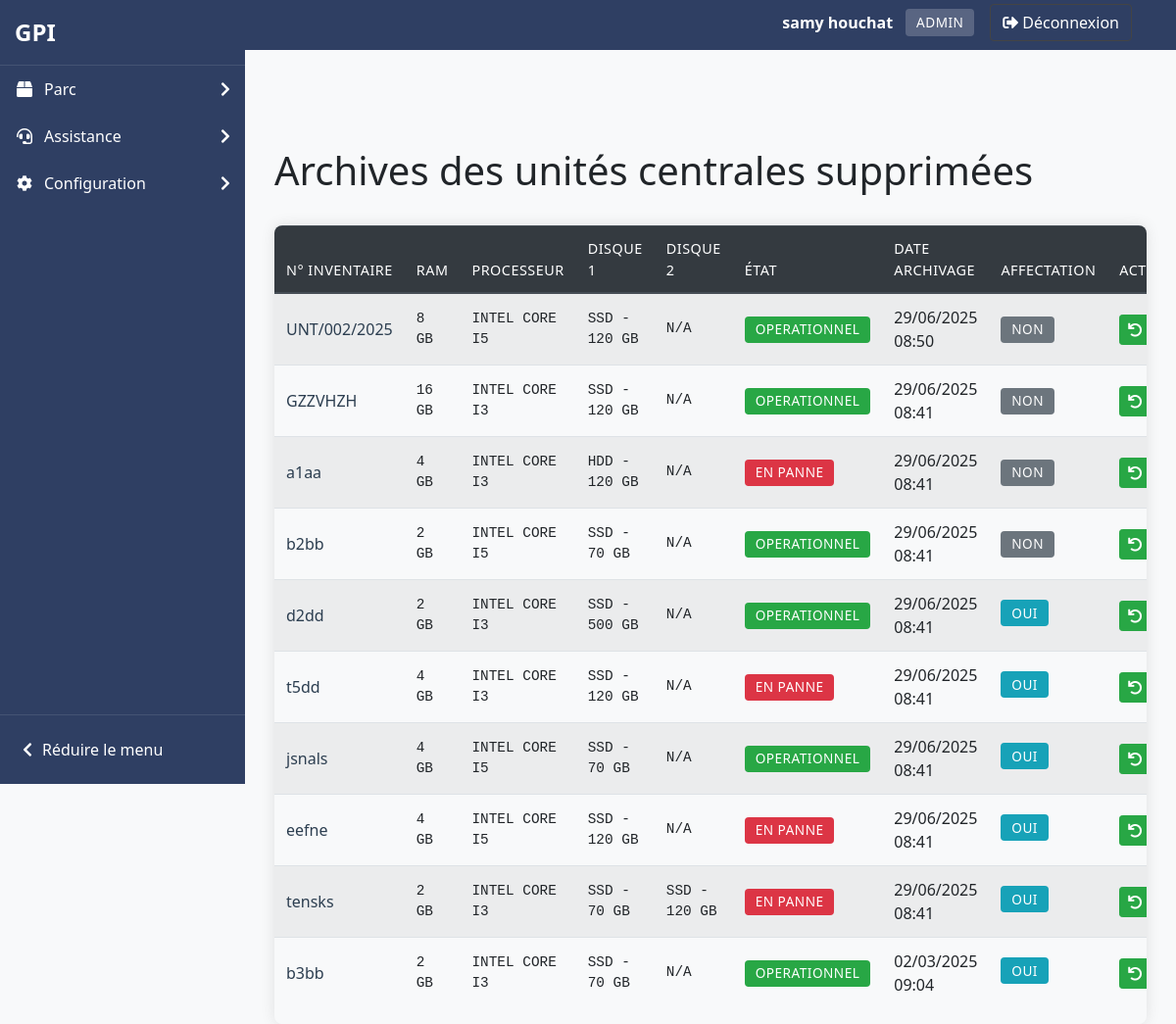
Page /pages/archives/archives_unite.php (signed in) on the committed database.
### tables this page shows
CREATE TABLE IF NOT EXISTS `users` (
  `id_user` int NOT NULL AUTO_INCREMENT,
  `prenom` varchar(100) NOT NULL,
  `nom` varchar(100) NOT NULL,
  `email` varchar(255) NOT NULL,
  `password` varchar(255) NOT NULL,
  `id_role` int NOT NULL,
  `date_created` timestamp NULL DEFAULT CURRENT_TIMESTAMP,
  `code_utilisateur` varchar(6) DEFAULT NULL,
  PRIMARY KEY (`id_user`),
  UNIQUE KEY `email` (`email`),
  UNIQUE KEY `code_utilisateur` (`code_utilisateur`),
  KEY `fk_users_role` (`id_role`),
  KEY `idx_code_utilisateur` (`code_utilisateur`)
);

CREATE TABLE IF NOT EXISTS `roles` (
  `id_role` int NOT NULL AUTO_INCREMENT,
  `role_name` varchar(50) NOT NULL,
  PRIMARY KEY (`id_role`),
  UNIQUE KEY `role_name` (`role_name`)
);

CREATE TABLE IF NOT EXISTS `archives_unite` (
  `id_archive` int NOT NULL AUTO_INCREMENT,
  `id_unite` int NOT NULL,
  `numero_inventaire` varchar(255) NOT NULL,
  `ram` varchar(255) DEFAULT NULL,
  `processeur` varchar(255) DEFAULT NULL,
  `disque_dur_1_type` varchar(255) DEFAULT NULL,
  `disque_dur_1_capacite` varchar(255) DEFAULT NULL,
  `disque_dur_2_type` varchar(255) DEFAULT NULL,
  `disque_dur_2_capacite` varchar(255) DEFAULT NULL,
  `etat` enum('Operationnel','En panne') DEFAULT 'Operationnel',
  `date_achat` date DEFAULT NULL,
  `date_ajout` datetime DEFAULT NULL,
  `supprime_le` datetime DEFAULT NULL,
  `est_affecte` tinyint(1) DEFAULT NULL,
  `date_archive` timestamp NOT NULL DEFAULT CURRENT_TIMESTAMP,
  PRIMARY KEY (`id_archive`)
);

### pages/archives/archives_unite.php (the view, shortened to what this page needs)
<?php
require_once '../../includes/functions.php';
afficherHeader('Archives des unités centrales', 2);
try {
    $pdo = connectDB();
    $stmt = $pdo->query("
        SELECT *
        FROM archives_unite
        ORDER BY date_archive DESC
    ");
    $archives = $stmt->fetchAll();
?>
    <div class="d-flex justify-content-between align-items-center mb-4">
        <h1>Archives des unités centrales supprimées</h1>
    </div>
    <?php if (empty($archives)): ?>
        <div class="alert alert-info">Aucune unité archivée.</div>
    <?php else: ?>
        <div class="table-responsive">
            <table class="table table-striped">
                <thead class="thead-dark">
                    <tr>
                        <th>N° Inventaire</th>
                        <th>RAM</th>
                        <th>Processeur</th>
                        <th>Disque 1</th>
                        <th>Disque 2</th>
                        <th>État</th>
                        <th>Date archivage</th>
                        <th>Affectation</th>
                        <th>Actions</th>
                    </tr>
                </thead>
                <tbody>
                    <?php foreach ($archives as $archive):
                        $disque2 = $archive['disque_dur_2_type'] ?
                            htmlspecialchars($archive['disque_dur_2_type']).' - '.htmlspecialchars($archive['disque_dur_2_capacite']) :
                            'N/A';
                    ?>
                        <tr>
                            <td><?= htmlspecialchars($archive['numero_inventaire']) ?></td>
                            <td><?= htmlspecialchars($archive['ram']) ?></td>
                            <td><?= htmlspecialchars(str_replace('_', ' ', $archive['processeur'])) ?></td>
                            <td><?= htmlspecialchars($archive['disque_dur_1_type'] . ' - ' . $archive['disque_dur_1_capacite']) ?></td>
                            <td><?= $disque2 ?></td>
                            <td>
                                <span class="badge badge-<?= $archive['etat'] === 'Operationnel' ? 'success' : 'danger' ?>">
                                    <?= htmlspecialchars($archive['etat']) ?>
                                </span>
                            </td>
                            <td><?= date('d/m/Y H:i', strtotime($archive['date_archive'])) ?></td>
                            <td>
                                <span class="badge badge-<?= $archive['est_affecte'] ? 'info' : 'secondary' ?>">
                                    <?= $archive['est_affecte'] ? 'Oui' : 'Non' ?>
                                </span>
                            </td>
                            <td>
                                <form method="post" class="d-inline">
                                    <button type="submit" name="restaurer" class="btn btn-success btn-sm restore-btn">
                                        <i class="fas fa-undo"></i> Restaurer
                                    </button>
                                </form>
                            </td>
                        </tr>
                    <?php endforeach; ?>
                </tbody>
            </table>
        </div>
    <?php endif; ?>
<?php
} catch (Exception $e) {
    echo '<div class="alert alert-danger">Erreur : ' . htmlspecialchars($e->getMessage()) . '</div>';
}
afficherFooter();
?>

### includes/functions.php (shortened to what this page needs)
<?php
function connectDB() {
    $host = 'localhost';
    $db   = 'gpii';
    $user = 'root';
    $pass = '';
    $charset = 'utf8mb4';
    $dsn = "mysql:host=$host;dbname=$db;charset=$charset";
    $options = [
        PDO::ATTR_ERRMODE => PDO::ERRMODE_EXCEPTION,
        PDO::ATTR_DEFAULT_FETCH_MODE => PDO::FETCH_ASSOC
    ];
    return new PDO($dsn, $user, $pass, $options);
}
function afficherHeader($titre, $niveau = 1, $afficher_sidebar = true) {
    $prefix = str_repeat('../', $niveau);
    echo '<!DOCTYPE html>';
    echo '<html lang="fr">';
    echo '<head>';
    echo '<link rel="stylesheet" href="' . $prefix . 'assets/css/bootstrap.css">';
    echo '<link rel="stylesheet" href="' . $prefix . 'assets/css/custom.css">';
    echo '<link rel="stylesheet" href="https://cdnjs.cloudflare.com/ajax/libs/font-awesome/5.15.3/css/all.min.css">';
    echo '</head>';
    echo '<body>';
    if ($afficher_sidebar) {
        echo '<div class="sidebar-glpi">';
        echo '<div class="sidebar-header">';
        echo '<a href="' . $prefix . 'index.php" class="logo-container">';
        echo '<span class="logo-text">GPI</span>';
        echo '</a>';
        echo '</div>';
        echo '<nav class="sidebar-nav">';
        echo '<ul class="sidebar-menu">';
        if (isset($_SESSION['user_role']) && ($_SESSION['user_role'] == 1 || $_SESSION['user_role'] == 2)) {
            echo '<li class="sidebar-item">';
            echo '<a href="#" class="sidebar-link">';
            echo '<i class="fas fa-box sidebar-icon"></i>';
            echo '<span>Parc</span>';
            echo '<i class="fas fa-chevron-right sidebar-arrow"></i>';
            echo '</a>';
            echo '</li>';
        }
        echo '<li class="sidebar-item">';
        echo '<a href="#" class="sidebar-link">';
        echo '<i class="fas fa-headset sidebar-icon"></i>';
        echo '<span>Assistance</span>';
        echo '<i class="fas fa-chevron-right sidebar-arrow"></i>';
        echo '</a>';
        echo '</li>';
        if (isset($_SESSION['user_role']) && $_SESSION['user_role'] == 1) {
            echo '<li class="sidebar-item">';
            echo '<a href="#" class="sidebar-link">';
            echo '<i class="fas fa-cog sidebar-icon"></i>';
            echo '<span>Configuration</span>';
            echo '<i class="fas fa-chevron-right sidebar-arrow"></i>';
            echo '</a>';
            echo '</li>';
        }
        echo '</ul>';
        echo '</nav>';
        echo '<div class="sidebar-footer">';
        echo '<button class="btn-collapse" id="collapseMenu">';
        echo '<i class="fas fa-chevron-left"></i>';
        echo '<span>Réduire le menu</span>';
        echo '</button>';
        echo '</div>';
        echo '</div>';
    }
    echo '<nav class="navbar navbar-expand-lg navbar-dark bg-primary mb-4" style="position: relative;">';
    echo '<div class="container d-flex justify-content-between align-items-center">';
    echo '<a class="navbar-brand" href="' . $prefix . 'index.php">GPI</a>';
    echo '<div class="d-flex align-items-center">';
    if (isset($_SESSION['user_id'])) {
        $pdo = connectDB();
        $stmt = $pdo->prepare("SELECT u.nom, u.prenom, r.role_name FROM users u JOIN roles r ON u.id_role = r.id_role WHERE u.id_user = ?");
        $stmt->execute([$_SESSION['user_id']]);
        $user = $stmt->fetch();
        echo '<div class="navbar-user-info mr-3">';
        echo '<span class="user-name text-white mr-2">' . htmlspecialchars($user['prenom'] . ' ' . $user['nom']) . '</span>';
        echo '<span class="user-role badge badge-light">' . htmlspecialchars($user['role_name']) . '</span>';
        echo '</div>';
        echo '<a href="' . $prefix . 'includes/logout.php" class="btn btn-outline-light"><i class="fas fa-sign-out-alt mr-1"></i>Déconnexion</a>';
    } else {
        echo '<a href="' . $prefix . 'index.php" class="btn btn-outline-light"><i class="fas fa-sign-in-alt mr-1"></i>Connexion</a>';
    }
    echo '</div>';
    echo '</div>';
    echo '</nav>';
    if ($afficher_sidebar) {
        echo '<div class="container" style="margin-top: 20px;">';
    } else {
        echo '<div class="container-fluid" style="margin-top: 20px;">';
    }
}
function afficherFooter() {
    echo '</div>';
    echo '</body>';
    echo '</html>';
}
        ?>

### assets/css/custom.css (style rules this page uses)
body { margin: 0; padding: 0; font-family: Arial, sans-serif; overflow-x: hidden; transition: all 0.3s ease; }
body .container { width: calc(100% - 30px); max-width: 1140px; margin-top: 70px; margin-left: auto; margin-right: auto; transition: all 0.3s ease; }
body:not(.sidebar-collapsed) { padding-left: 250px; }
.user-name { color: #fff; }
.user-role { background-color: rgba(255, 255, 255, 0.2); color: #fff; }
.btn-outline-light { border-color: #444; color: #fff; }
.navbar-brand { color: #fff !important; font-weight: bold; }
.navbar-user-info { display: flex; align-items: center; }
.sidebar-glpi { width: 250px; background-color: #2f3f63; color: white; height: 100vh; position: fixed; left: 0; top: 0; z-index: 1000; transition: all 0.3s ease; display: flex; flex-direction: column; }
.sidebar-header { padding: 15px; border-bottom: 1px solid rgba(255, 255, 255, 0.1); }
.logo-container { display: flex; align-items: center; text-decoration: none; color: white; }
.logo-text { font-size: 24px; font-weight: bold; color: white; }
.sidebar-nav { flex: 1; overflow-y: auto; padding-bottom: 20px; }
.sidebar-menu { list-style: none; padding: 0; margin: 0; }
.sidebar-item { position: relative; }
.sidebar-link { display: flex; align-items: center; padding: 12px 15px; color: white; text-decoration: none; transition: all 0.3s ease; }
.sidebar-icon { width: 20px; margin-right: 10px; text-align: center; }
.sidebar-arrow { margin-left: auto; transition: transform 0.3s ease; }
.sidebar-footer { padding: 15px; border-top: 1px solid rgba(255, 255, 255, 0.1); }
.btn-collapse { display: flex; align-items: center; background: none; border: none; color: white; cursor: pointer; padding: 8px; width: 100%; text-align: left; }
.btn-collapse i { margin-right: 10px; }
.badge { font-weight: 500; padding: 0.4em 0.6em; border-radius: 4px; }
.badge-info { background-color: #17a2b8; color: white; font-size: 0.85rem; padding: 0.5em 0.7em; margin-bottom: 0.3rem; display: inline-block; }
body { font-family: 'Segoe UI', Tahoma, Geneva, Verdana, sans-serif; background-color: #f8f9fa; }
.restore-btn { transition: all 0.3s ease; position: relative; overflow: hidden; }
.restore-btn::after { content: ''; position: absolute; top: 50%; left: 50%; width: 5px; height: 5px; background: rgba(255, 255, 255, 0.5); opacity: 0; border-radius: 100%; transform: scale(1, 1) translate(-50%); transform-origin: 50% 50%; }
.table-responsive { box-shadow: 0 0 15px rgba(0, 0, 0, 0.1); border-radius: 8px; overflow: hidden; }
.table thead th { background-color: #343a40; color: white; border-bottom: 2px solid #454d55; }
.table td { vertical-align: middle; }
td:nth-child(2), td:nth-child(3), td:nth-child(4), td:nth-child(5) { font-family: 'Consolas', monospace; font-size: 0.9em; }
.badge { padding: 0.5em 0.8em; font-size: 0.85em; font-weight: 500; text-transform: uppercase; letter-spacing: 0.5px; }
.restore-btn { transition: all 0.3s ease; white-space: nowrap; }
.table-responsive { margin-top: 1rem; border-radius: 8px; box-shadow: 0 0 15px rgba(0,0,0,0.1); }
.table thead th { background-color: #343a40; color: white; font-weight: 500; text-transform: uppercase; font-size: 0.9em; letter-spacing: 0.5px; }
.table tbody tr { transition: background-color 0.2s ease; }
td:first-child { font-weight: 500; color: #2c3e50; }
.navbar { right: 250px; margin-right: -251px; }
.bg-primary { background-color: #2f3f63 !important; }

### rows in the picture
users: prenom+nom "samy houchat", id_role.role_name "ADMIN"
archives_unite: numero_inventaire "UNT/002/2025", ram "8 GB", processeur "INTEL CORE I5", disque_dur_1_type+disque_dur_1_capacite "SSD - 120 GB", disque_dur_2_type "N/A", etat "OPERATIONNEL", date_archive "29/06/2025 08:50", est_affecte "NON"
archives_unite: numero_inventaire "GZZVHZH", ram "16 GB", processeur "INTEL CORE I3", disque_dur_1_type+disque_dur_1_capacite "SSD - 120 GB", disque_dur_2_type "N/A", etat "OPERATIONNEL", date_archive "29/06/2025 08:41", est_affecte "NON"
archives_unite: numero_inventaire "a1aa", ram "4 GB", processeur "INTEL CORE I3", disque_dur_1_type+disque_dur_1_capacite "HDD - 120 GB", disque_dur_2_type "N/A", etat "EN PANNE", date_archive "29/06/2025 08:41", est_affecte "NON"
archives_unite: numero_inventaire "b2bb", ram "2 GB", processeur "INTEL CORE I5", disque_dur_1_type+disque_dur_1_capacite "SSD - 70 GB", disque_dur_2_type "N/A", etat "OPERATIONNEL", date_archive "29/06/2025 08:41", est_affecte "NON"
archives_unite: numero_inventaire "d2dd", ram "2 GB", processeur "INTEL CORE I3", disque_dur_1_type+disque_dur_1_capacite "SSD - 500 GB", disque_dur_2_type "N/A", etat "OPERATIONNEL", date_archive "29/06/2025 08:41", est_affecte "OUI"
archives_unite: numero_inventaire "t5dd", ram "4 GB", processeur "INTEL CORE I3", disque_dur_1_type+disque_dur_1_capacite "SSD - 120 GB", disque_dur_2_type "N/A", etat "EN PANNE", date_archive "29/06/2025 08:41", est_affecte "OUI"
archives_unite: numero_inventaire "jsnals", ram "4 GB", processeur "INTEL CORE I5", disque_dur_1_type+disque_dur_1_capacite "SSD - 70 GB", disque_dur_2_type "N/A", etat "OPERATIONNEL", date_archive "29/06/2025 08:41", est_affecte "OUI"
archives_unite: numero_inventaire "eefne", ram "4 GB", processeur "INTEL CORE I5", disque_dur_1_type+disque_dur_1_capacite "SSD - 120 GB", disque_dur_2_type "N/A", etat "EN PANNE", date_archive "29/06/2025 08:41", est_affecte "OUI"
archives_unite: numero_inventaire "tensks", ram "2 GB", processeur "INTEL CORE I3", disque_dur_1_type+disque_dur_1_capacite "SSD - 70 GB", disque2 "SSD - 120 GB", etat "EN PANNE", date_archive "29/06/2025 08:41", est_affecte "OUI"
archives_unite: numero_inventaire "b3bb", ram "2 GB", processeur "INTEL CORE I3", disque_dur_1_type+disque_dur_1_capacite "SSD - 70 GB", disque_dur_2_type "N/A", etat "OPERATIONNEL", date_archive "02/03/2025 09:04", est_affecte "OUI"
